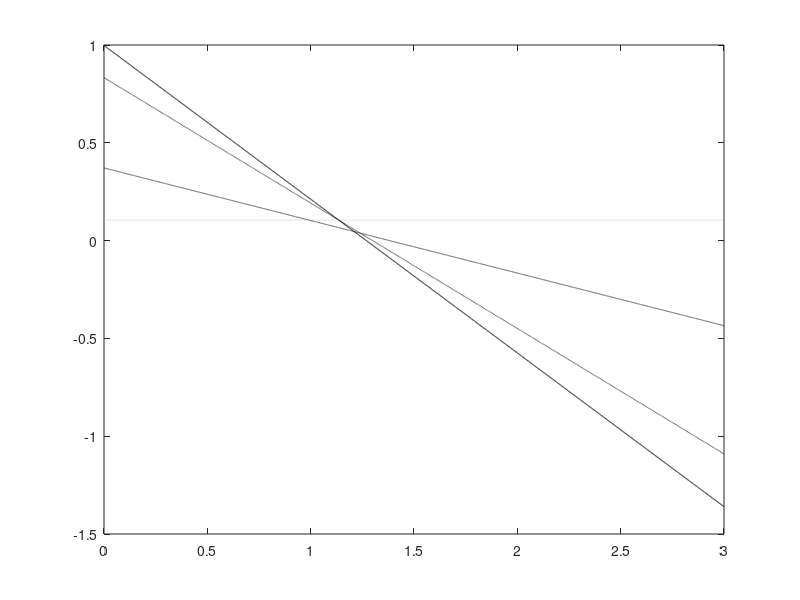

This figure's MATLAB source: (Note: this script raises an error after producing the figure.)
%% Wing properties
L = 150*9.81;
W = L;
a = 3.724; % This is relatively low
CM0 = -0.02; 

S = 8.34; % [m2] 
b_w = 7; % Wingspan [m]
c = 1.46; % MAC [m]

V_cruise = 25.9; % [m/s]
V_stall = 15.9; % [m/s]
rho = 1.167;

Cl_cruise = 2*L/(rho*S*V_cruise^2);

h0 = 1.97/c; % 1.4 estimate based on inspection of the CW-100, will need to be determined by calculating weights

%% Horizontal Taiplane Properties
AR_w = b_w/c;
AR_h = 5.86; % Sadraey says that the canard should have a higher AR than the wing
dCl = 6.38; % Sectional lift coefficient of tailplane NACA 0009
dwash = 0; % de/da (downwash) 0.2 - 0.4

eta_T = 0.05; 

a1 = dCl/(1 + dCl/(pi*AR_h)); % 2.7 - 4.5
a2 = 2.8822; % 0.8 - 2.5

%% Optimum Tail Arm
Df = 0.48; % Based on saying ~ 10% of the wingspan
Kc = 1.4; % Range between 1 and 1.4 as moving away from a conical shape

V_H = 0.13;
lopt = Kc*sqrt((4*0.9*7.9*V_H)/(pi*Df));

l = 1.87; % Setting L, considering lopt and fuselage limits

%% Stability Margin Requirements
h_vals = linspace(0, 3, 9000);

Kn = 0.08;
Hm = 0.05;

% If the Kn > 0.1
V_ = (h0 - h_vals - Kn)./(a1/a);
figure()
plot(h_vals, V_,'color','black')
hold on

mu = W/(rho*9.81*S*l);

% If Hm > 0.05
V_ = (h0 - h_vals - Hm)./((a1/a) + a1/(2*mu));
plot(h_vals, V_, '--','color','black')

%% Collision avoidance
n = 3.5; % Max collision avoidance manoeuvre accounted for

V_ = Hm*Cl_cruise*n/(a2*(15*pi/180))*ones(size(h_vals));
plot(h_vals, V_, 'color', '#808080','LineStyle',':')

%% If the aircraft should be trimmed with <25 degrees at start of transition
VR = V_stall*1.4; % [m/s]

Cl_R = (2*L/(rho*S*VR^2));
dE = 25*pi/180;

V_ = ((h0 - h_vals).*Cl_R - CM0)/((a1/a)*Cl_R + a1*eta_T + a2*(dE));
plot(h_vals, V_, '-.', 'color', 'black')

Vbar = 0.133
dE = (((h0 - 0.89).*Cl_cruise - CM0)/Vbar - (a1/a)*Cl_R - a1*eta_T)/a2
 

%% Formatting Plots
scatter(1.08, 0.133, 'x', 'black')

xlabel('CG Position h')
ylabel('Tail Volume Coefficient V')

legend('Static Stability Margin 8%', 'Manoeuvre Margin 5%', 'Collision Avoidance @ Cruise', 'Transition Speed', 'Final CG')
ylim([0 0.3])
xlim([0.6 1.2])

%% Re-evaluating tailplane setting
% Happy with the 3 deg angle, to prevent stall etc., may modify based on
% elevator sizing requirements
h = 1.1; % REMEMBER TO CHANGE THIS
hdiff = h0 - h;
Vbar = 0.133;

Cmg = CM0 - (h0 - h)*Cl_cruise + Vbar*((a1/a)*Cl_cruise + a1*eta_T);
eta_T = -(CM0 - (h0 - h)*Cl_cruise + Vbar*((a1/a)*Cl_cruise))/(Vbar*a1);

eta_T_deg = eta_T*180/pi; % < 10 degrees

%% Horizontal Tailplane Verification
Clt = ((h0 - h).*Cl_R - CM0)/Vbar;
eta = (Clt - (a1/a)*Cl_R - a1*eta_T)/a2;

Hm = (h0 - h) - Vbar*((a1/a) + a1/(2*mu));
Kn = (h0 - h) - Vbar*((a1/a));

%% Calculate horizontal tailplane geometry
St = Vbar*S*c/l;
b_h = sqrt(AR_h*St); % Minimise to minimise aerofoil thickness
cm = St/b_h;

taperRatio = 0.9;
ct = (2*taperRatio*cm)/(taperRatio + 1);
cr = ct/taperRatio;

%% Rough weights
t = 0.045*cm; % based on NACA 0009
vol_c = (St)*t;
weight_c = vol_c*2780*0.05;

%% Vertical Tailplane Sizing
% Currently just stability requirements, but additional dynamic
% requirements and spin recovery need to be considered
Kf1 = 0.55; % contribution of the fuselage to the aircraft Cnβ, considering that wingtips will contribute

AR_v = 1.51; 
% AR_v = linspace(1,2,100);

c1 = dCl./(1 + dCl./(pi*AR_v)); % Lift curve slope of vertical tail

sidewash = -0.1; % Sidewash gradient
Cn_beta = 0.08; % Directional stabiltity derivative

V_vert = Cn_beta./(Kf1.*c1.*(1-sidewash)) % Simply rearranging the equation for the stability requirement

lv = 0.88; % distance between the vertical tail aerodynamic center (acv) and the wing/fuselage aerodynamic center
S_winglets = 0.2*2;
l_winglets = 1.05;

V_winglets = S_winglets*l_winglets/(S*c);
V_tail = V_vert - V_winglets;

Sv = V_tail.*S.*b_w./lv
Sv_each = Sv./2;
% 
b_v = sqrt(AR_v.*Sv_each);
c_v = Sv_each/b_v;

vol_v = (Sv).*t;
weight_v = vol_v.*2780*0.05;


%% Check that minimum stability is achieved, even if Kf1 is overestimated
Kf1 = linspace(0.55, 0.9, 1000);
Cn_beta = (Kf1.*c1.*(1-sidewash))*V_vert;

%figure()
%plot(Kf1, Cn_beta) % Can conclude from here that Cn_beta > 0.05 even for minimum Kf1
hold on

Kf1 = 0.55;
sidewash = linspace(-0.3, 0.3, 1000);
Cn_beta = (Kf1.*c1.*(1-sidewash))*V_vert;
%plot(sidewash, Cn_beta) % Can conclude from here that Cn_beta > 0.05, even for the absolute worst case

ct_v = (2*taperRatio*c_v)/(taperRatio + 1);
cr_v = ct_v/taperRatio;